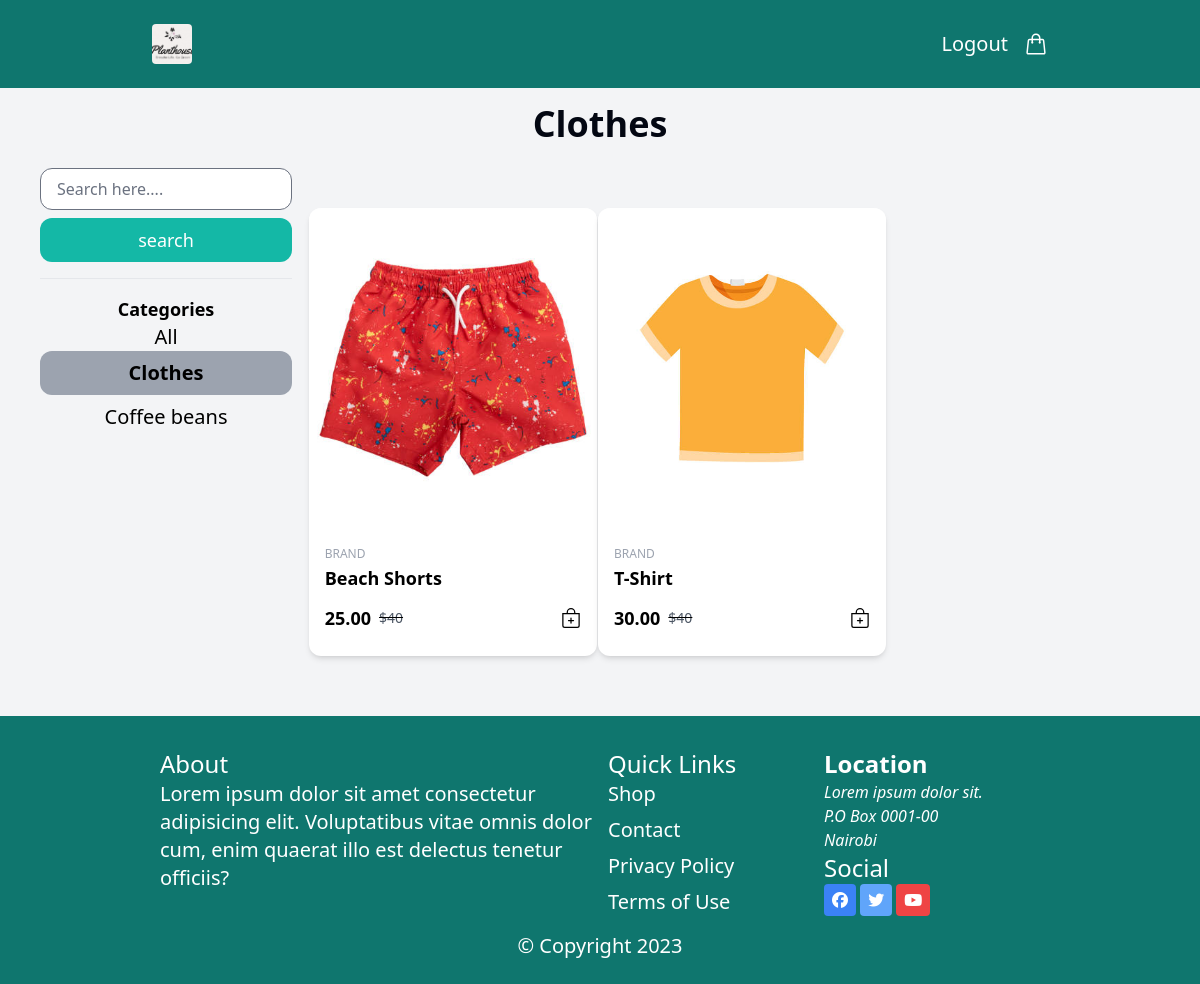
The page /clothes/ (signed in) on the database its author committed.
### shop/models.py (models this page shows, shortened)
class Category(models.Model):
    name=models.CharField(max_length=200)
    slug=models.SlugField(max_length=200,unique=True)
    class Meta:
        ordering=['name']
        indexes=[
            models.Index(fields=['name']),
        ]
        verbose_name='Category'
        verbose_name_plural='Categories'
    def get_absolute_url(self):
         return reverse('shop:product_list_by_category', args=[self.slug])

class Product(models.Model):
    category=models.ForeignKey(Category, on_delete=models.CASCADE, related_name='products')
    name=models.CharField(max_length=200)
    slug=models.SlugField(max_length=200)
    image=models.ImageField(upload_to='products/%Y/%m/%d', blank=True)
    description=models.TextField(blank=True)
    price=models.DecimalField(max_digits=10,decimal_places=2)
    available=models.BooleanField(default=True)
    created=models.DateTimeField(auto_now_add=True)
    updated=models.DateTimeField(auto_now=True)
    class Meta:
        ordering=['name']
        indexes=[
            models.Index(fields=['id','slug']),
            models.Index(fields=['name']),
            models.Index(fields=['-created']),
        ]
    def get_absolute_url(self):
         return reverse('shop:detail', args=[self.id, self.slug])

### shop/views.py (the view)
# urls.py: path('<slug:category_slug>/', product_list,name='product_list_by_category'),
def product_list(request,category_slug=None):
    category=None
    categories=Category.objects.all()
    products=Product.objects.filter(available=True)
    if category_slug:
        category=get_object_or_404(Category, slug=category_slug)
        products=products.filter(category=category)
    return render(request,'shop/list.html',{'categories':categories,
                                            'category':category,
                                            'products':products,})

### cart/cart.py (called while the page is built)
    def __len__(self):
            return sum(item['quantity'] for item in self.cart.values())

### cart/context_processors.py (called while the page is built)
def cart(request):
    return {'cart':Cart(request)}

### templates/shop/list.html (shortened to what this page needs)
{% extends 'base.html' %}
{% block content %}
<div class="bg-gray-100 p-4">
  <h1 class="text-4xl font-semibold text-gray-950 text-center">
    {% if category %}
    {{category.name}}
    {% else %}
    Products
    {% endif %}
  </h1>
<div class="p-6 grid sm:grid-cols-4  gap-4 ">
  <div class="col-span-1 pr-4">
   <form action="" method="get">
     <input type="text" name="query" value="{{query}}" placeholder="Search here...." class="w-full px-4 py-2 border rounded-xl">
       <input type="submit" value="search" class="w-full  mt-2   px-4 py-2 text-lg text-white bg-teal-500 rounded-xl hover:bg-teal-700">
 </form>
 <hr class="my-4">
 <p class="font-semibold text-lg text-center">Categories</p>
 <ul>
  <li class="text-center text-xl">
    <a href="{% url 'shop:list'%}" class="">All</a>
  </li>
  {% for c in categories %}
 <li class="text-xl px-2 py-2 rounded-xl text-center {% if category.slug == c.slug %} bg-gray-400 font-semibold {% endif %}">
   <a href="{{c.get_absolute_url}}" class="">{{c.name}}</a></li>
 {% endfor %}
 </ul>
</div>
    <div class="col-span-3">
        <div class="w-fit mx-auto grid grid-cols-1 sm:grid-cols-3 justify-items-center justify-center gap-y-10 gap-x-8 mt-10 mb-5">
        {% for product in products %}
          <div class="w-72 bg-white shadow-md rounded-xl duration-500 hover:scale-105 hover:shadow-xl">
              <a href="{{product.get_absolute_url}}">
                  <img src="{% if product.image%}{{product.image.url}}{% endif %}"
                          alt="Product" class="h-80 w-72 object-cover rounded-t-xl" />
                  <div class="px-4 py-3 w-72">
                      <span class="text-gray-400 mr-3 uppercase text-xs">Brand</span>
                      <p class="text-lg font-bold text-black truncate block capitalize">{{product.name}}</p>
                      <div class="flex items-center">
                          <p class="text-lg font-semibold text-black cursor-auto my-3">{{product.price}}</p>
                          <del>
                              <p class="text-sm text-gray-600 cursor-auto ml-2">$40</p>
                          </del>
                          <div class="ml-auto">
                            </div>
                      </div>
                  </div>
              </a>
          </div>
        {% endfor %}
      </div>
    </div>
</div>
</div>
{% endblock %}

### rows shown on the page
Category: name "Clothes"
Category: name "Coffee beans"
Product: image (picture), name "Beach Shorts", price "25.00"
Product: image (picture), name "T-Shirt", price "30.00"
